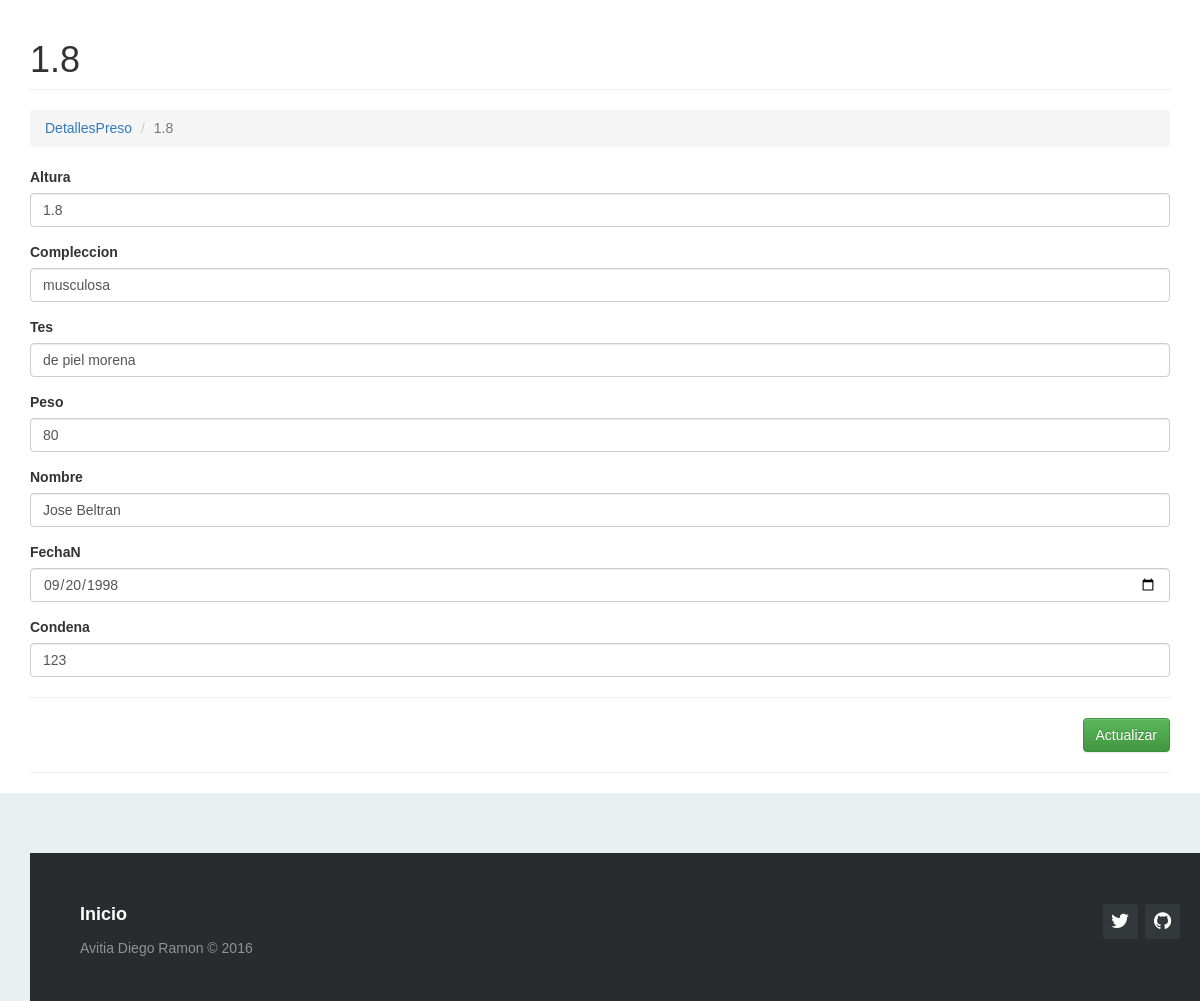
Page /?c=detpreso&a=Crud&IdPreso=3 on the committed database.
### tables this page shows
CREATE TABLE `detpreso` (
  `IdPreso` int(11) NOT NULL,
  `Altura` float(10,2) NOT NULL,
  `Compleccion` varchar(50) NOT NULL,
  `Tes` varchar(50) NOT NULL,
  `Peso` float(10,2) NOT NULL,
  `Nombre` varchar(50) NOT NULL,
  `FechaN` date NOT NULL,
  `Condena` varchar(199) NOT NULL
);

### Controller/detpreso.controller.php (called while the page is built, shortened)
<?php
require_once 'model/detpreso.php';
class detpresoController{
    private $model;
    public function __CONSTRUCT(){
        $this->model = new detpreso();
    }
    public function Crud(){
        $pvd = new detpreso();
        if(isset($_REQUEST['IdPreso'])){
            $pvd = $this->model->Obtener($_REQUEST['IdPreso']);
        }
        require_once 'view/header.php';
        require_once 'view/detpreso/detpreso-editar.php';
        require_once 'view/footer.php';
  }
}

### Model/database.php (called while the page is built)
<?php
class Database
{
    public static function Conectar()
    {
        $pdo = new PDO('mysql:host=localhost;dbname=cereso;charset=utf8', 'root', '');
        $pdo->setAttribute(PDO::ATTR_ERRMODE, PDO::ERRMODE_EXCEPTION);
        return $pdo;
    }
}

### Model/detpreso.php (called while the page is built, shortened)
<?php
class detpreso
{
	private $pdo;
	public function __CONSTRUCT()
	{
		try
		{
			$this->pdo = Database::Conectar();
		}
		catch(Exception $e)
		{
			die($e->getMessage());
		}
	}
	public function Obtener($IdPreso)
	{
		try
		{
			$stm = $this->pdo->prepare("SELECT * FROM detpreso WHERE IdPreso = ?");
			$stm->execute(array($IdPreso));
			return $stm->fetch(PDO::FETCH_OBJ);
		} catch (Exception $e)
		{
			die($e->getMessage());
		}
	}
}

### View/detpreso/detpreso-editar.php (the view, shortened to what this page needs)
<h1 class="page-header">
    <?php echo $pvd->IdPreso != null ? $pvd->Altura : 'Nuevo Registro'; ?>
</h1>
<ol class="breadcrumb">
  <li><a href="?c=detpreso">DetallesPreso</a></li>
  <li class="active"><?php echo $pvd->IdPreso != null ? $pvd->Altura : 'Nuevo Registro'; ?></li>
</ol>
<form id="frm-detpreso" action="?c=detpreso&a=Editar" method="post" enctype="multipart/form-data">
    <div class="form-group">
        <label>Altura</label>
        <input type="text" name="Altura" value="<?php echo $pvd->Altura; ?>" class="form-control" placeholder="Ingrese " data-validacion-tipo="requerido|min:100" />
    </div>
    <div class="form-group">
        <label>Compleccion</label>
        <input type="text" name="Compleccion" value="<?php echo $pvd->Compleccion; ?>" class="form-control" placeholder="Ingrese " data-validacion-tipo="requerido|min:100" />
    </div>
    <div class="form-group">
        <label>Tes</label>
        <input type="text" name="Tes" value="<?php echo $pvd->Tes; ?>" class="form-control" placeholder="Ingrese Tes " data-validacion-tipo="requerido|min:10" />
    </div>
    <div class="form-group">
        <label>Peso</label>
        <input type="text" name="Peso" value="<?php echo $pvd->Peso; ?>" class="form-control" placeholder="Ingrese Peso " data-validacion-tipo="requerido|min:10" />
    </div>
    <div class="form-group">
        <label>Nombre</label>
        <input type="text" name="Nombre" value="<?php echo $pvd->Nombre; ?>" class="form-control" placeholder="Ingrese Nombre " data-validacion-tipo="requerido|min:10" />
    </div>
    <div class="form-group">
        <label>FechaN</label>
        <input type="date" name="FechaN" value="<?php echo $pvd->FechaN; ?>" class="form-control" placeholder="Ingrese FechaN " data-validacion-tipo="requerido|min:10" />
    </div>
    <div class="form-group">
        <label>Condena</label>
        <input type="text" name="Condena" value="<?php echo $pvd->Condena; ?>" class="form-control" placeholder="Ingrese Condena " data-validacion-tipo="requerido|min:10" />
    </div>
    <hr />
    <div class="text-right">
        <button class="btn btn-success">Actualizar</button>
    </div>
</form>

### assets/css/demo.css (style rules this page uses)
* { padding:0; margin:0; }
html { background-color: #eaf0f2; }
body { font:14px/1.5 Arial, Helvetica, sans-serif; }

### rows in the picture
detpreso: Altura "1.8", Compleccion "musculosa", Tes "de piel morena", Peso "80", Nombre "Jose Beltran", FechaN "09/20/1998", Condena "123"
